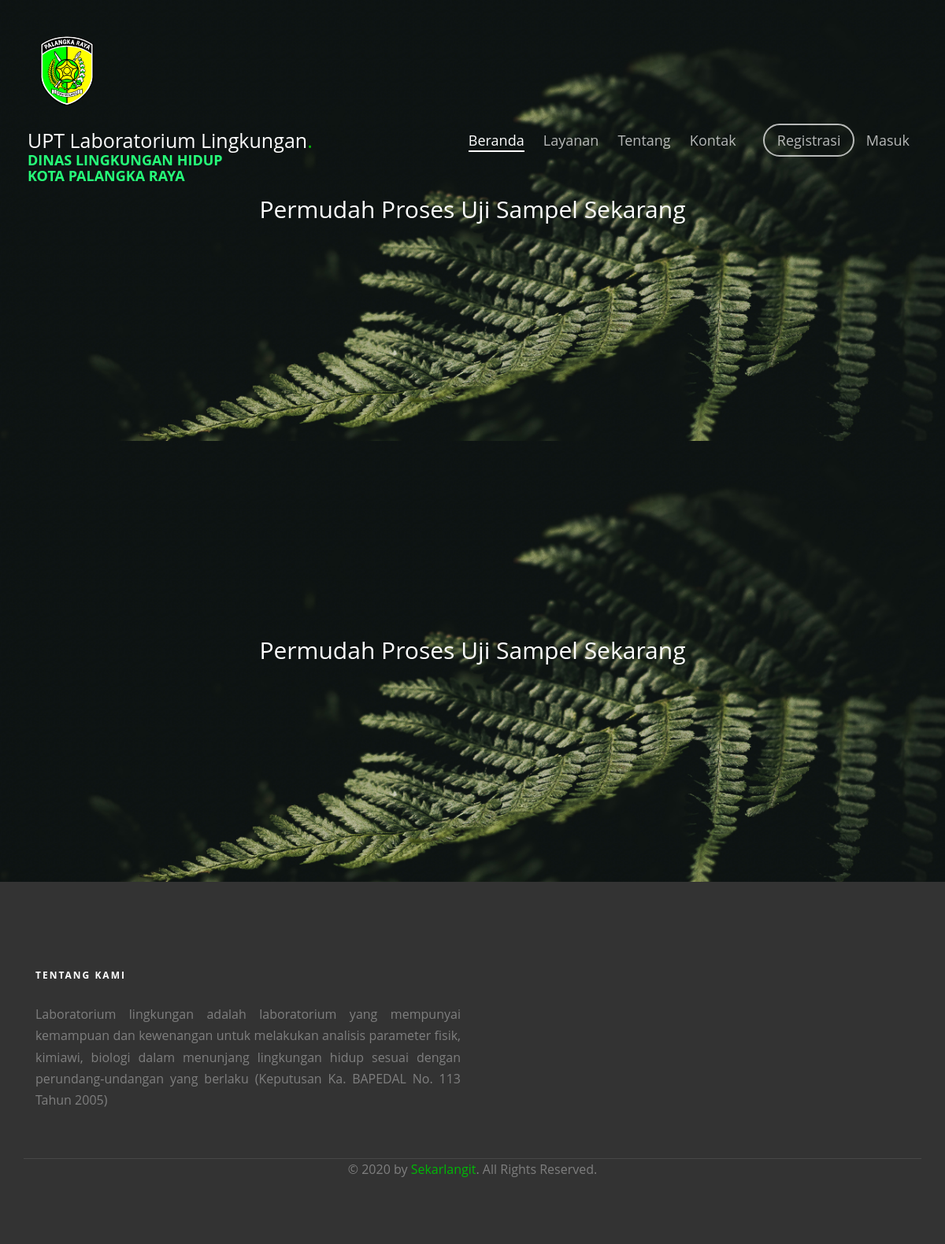
Before: / with the older database file.
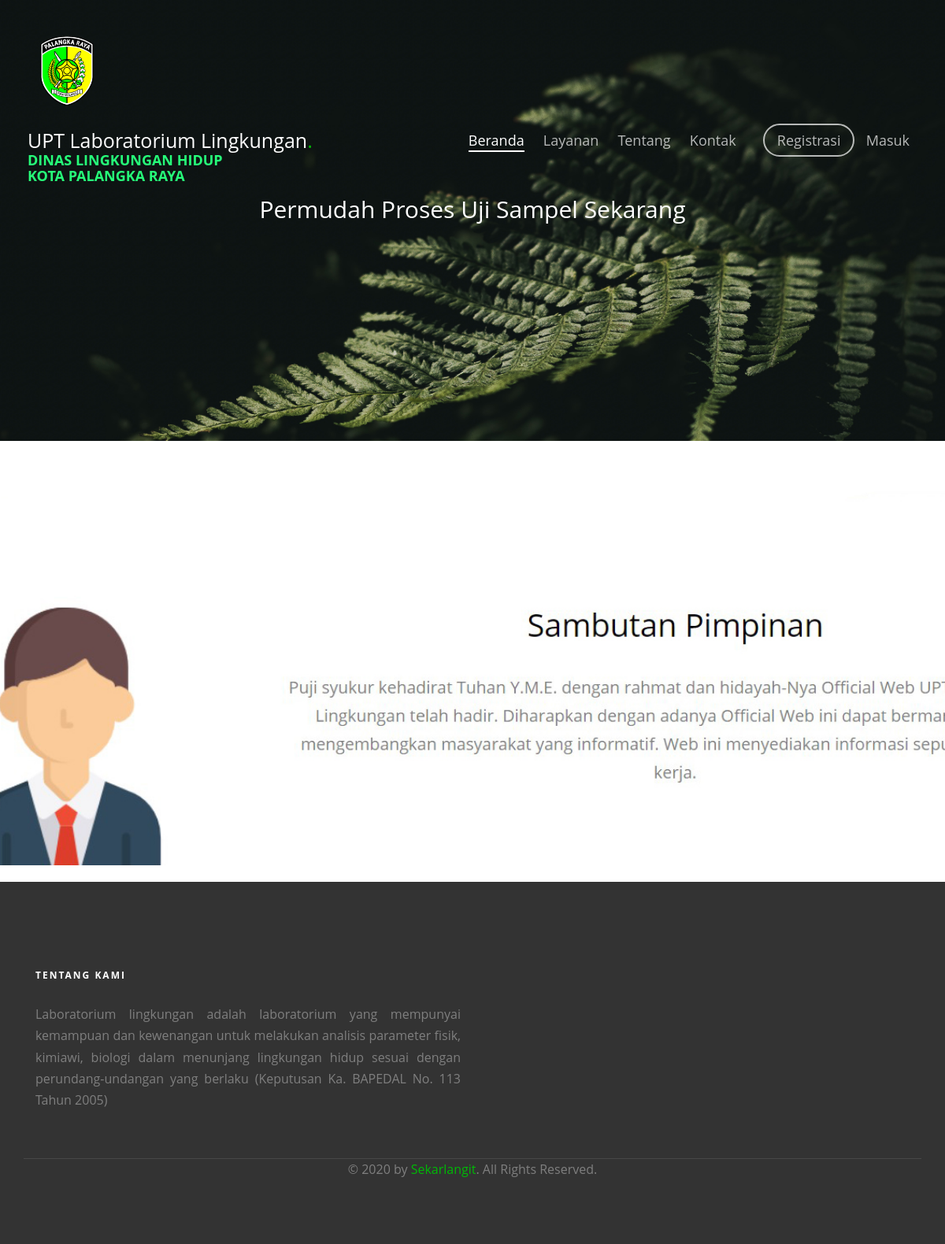
After: the same page with the newer database file.
### tables this page shows
CREATE TABLE `tbl_slider` (
  `slider_id` int(11) NOT NULL,
  `slider_promo` varchar(100) NOT NULL,
  `slider_foto` varchar(100) NOT NULL,
  `slider_tombol` varchar(50) NOT NULL,
  `slider_link` text NOT NULL
);

### application/controllers/Home.php (called while the page is built, shortened)
<?php
class Home extends CI_Controller{
	function __construct(){
		$this->load->model('m_slider');
		$this->load->model('m_pengunjung');
	}
	function index(){
		$x['slider']=$this->m_slider->get_all_slider();
		$x['menu']="home";
		$this->load->view('v_home',$x);
	}
}

### index.php (called while the page is built, shortened)
<?php
require_once BASEPATH.'core/CodeIgniter.php';

### application/models/M_slider.php (called while the page is built, shortened)
<?php
class M_slider extends CI_Model{
	function get_all_slider(){
		$hsl=$this->db->query("SELECT * FROM tbl_slider ORDER BY slider_id DESC");
		return $hsl;
	}
}

### application/views/v_home.php (the view, shortened to what this page needs)
<!DOCTYPE html>
<html class="no-js">
	<head>
	<?php
		$this->load->view('template/v_top_frontend');
	?>
	<link rel="stylesheet" href="<?php echo base_url().'theme/css/animate.css'?>">
	<link rel="stylesheet" href="<?php echo base_url().'theme/css/icomoon.css'?>">
	<link rel="stylesheet" href="<?php echo base_url().'theme/css/bootstrap.css'?>">
	<link rel="stylesheet" href="<?php echo base_url().'theme/css/flexslider.css'?>">
	<link rel="stylesheet" href="<?php echo base_url().'theme/css/style.css'?>">
	</head>
	<body>
	<?php
		$this->load->view('template/v_menu');
	?>
	</header>
	<aside id="fh5co-hero" style="height: 560px;">
		<div class="flexslider " style="height: 560px;">
			<ul class="slides"  style="height: 560px;">
		   	<li style="background-image: url(<?php echo base_url().'theme/images/samuel-elias-nadler-48Ys7bUryKE-unsplash.jpg'?>);">
		   		<div class="container">
		   			<div class="col-md-10 col-md-offset-1 text-center slider-text" style="height: 560px;">
		   				<div class="slider-text-inner">
		   					<h2 style="font-size: 30px;">Permudah Proses Uji Sampel Sekarang</h2>
		   				</div>
		   			</div>
		   		</div>
		   	</li>
		  	</ul>
	  	</div>
	</aside>
	<aside id="fh5co-hero" style="height: 560px;">
		<div class="flexslider " style="height: 560px;">
			<ul class="slides" style="height: 560px;">
			<?php foreach ($slider->result() as $key => $value) { ?>
				<li style="background-image: url(<?php echo base_url().'assets/slider/'.$value->slider_foto?>);">
					<div class="container">
						<div class="col-md-10 col-md-offset-1 text-center  slider-text" style="height: 560px;">
							<div class="slider-text-inner">
								<h2 style="font-size: 30px;"><font color="white"><?= $value->slider_promo ?></font></h2>
							</div>
						</div>
					</div>
				</li>
			<?php } ?>
		  	</ul>
	  	</div>
	</aside>
	<?php $this->load->view('template/v_footer');?>
	</div>
	</body>
</html>

### application/views/template/v_menu.php
<div id="fh5co-page">
	<header id="fh5co-header" role="banner">
		<div class="container">
			<div class="header-inner">
			<div class="row">
			<img src="<?php echo base_url().'assets/images/logo plk.png'?>" height="100" width="100">
				<div class=”col-xs-6 col-md-6”>
					<h1><a href="<?php echo base_url().''?>">UPT Laboratorium Lingkungan<span>.</span></a></h1>
				</div>
				<div class=”col-xs-4 col-md-4”>
					<nav role="navigation">
						<ul>
							<li class="<?= $menu=='home'?'active':''?>"><a href="<?php echo base_url().''?>">Beranda</a></li>
							<li class="<?= $menu=='layanan'?'active':''?>"><a href="<?php echo base_url().'layanan'?>">Layanan</a></li>
							<li class="<?= $menu=='tentang'?'active':''?>"><a href="<?php echo base_url().'tentang'?>">Tentang</a></li>
							<li class="<?= $menu=='kontak'?'active':''?>"><a href="<?php echo base_url().'kontak'?>">Kontak</a></li>
							<li class="cta"><a href="<?php echo base_url().'administrator/registrasi'?>">Registrasi</a></li>
							<li><a href="<?php echo base_url().'anggota'?>">Masuk</a></li>
						</ul>
					</nav>
				</div>
				<BR><BR>
				<h4 style="color:#26ff79"><B>DINAS LINGKUNGAN HIDUP<BR> KOTA PALANGKA RAYA</b></h4>
			</div>
			</div>
		</div>

### application/views/template/v_footer.php
<footer id="fh5co-footer" role="contentinfo" style="height: 460px;">
		<div class="container">
			<div class="col-md-6 col-sm-12 col-sm-push-0 col-xs-12 col-xs-push-0">
				<h3>Tentang Kami</h3>
				<p align="justify">Laboratorium lingkungan adalah laboratorium yang mempunyai kemampuan dan kewenangan untuk melakukan analisis
				parameter fisik, kimiawi, biologi dalam menunjang lingkungan hidup sesuai dengan perundang-undangan yang berlaku
				(Keputusan Ka. BAPEDAL No. 113 Tahun 2005)</p>
			</div>
			<div class="col-md-12 fh5co-copyright text-center">
				<p>&copy; 2020 by <a href="" target="_blank">Sekarlangit</a>. All Rights Reserved.</p>
			</div>
		</div>
	</footer>

### theme/css/flexslider.css (style rules this page uses)
.slides, .slides > li, .flex-control-nav, .flex-direction-nav { margin: 0; padding: 0; list-style: none; }
.flexslider { margin: 0; padding: 0; }
.flexslider .slides > li { display: none; -webkit-backface-visibility: hidden; }
.flexslider .slides:after { display: block; clear: both; visibility: hidden; line-height: 0; height: 0; }
.flexslider { margin: 0 0 60px; background: #ffffff; border: 4px solid #ffffff; position: relative; zoom: 1; -webkit-border-radius: 4px; -moz-border-radius: 4px; border-radius: 4px; -webkit-box-shadow: '' 0 1px 4px rgba(0, 0, 0, 0.2); -moz-box-shadow: '' 0 1px 4px rgba(0, 0, 0, 0.2); -o-box-shadow: '' 0 1px 4px rgba(0, 0, 0, 0.2); box-shadow: '' 0 1px 4px rgba(0, 0, 0, 0.2); }
.flexslider .slides { zoom: 1; }

Changed rows visible on the page:
no longer on this page (row edited): tbl_slider: slider_foto (picture), slider_promo "Permudah Proses Uji Sampel Sekarang"
added tbl_slider: slider_foto (picture)
